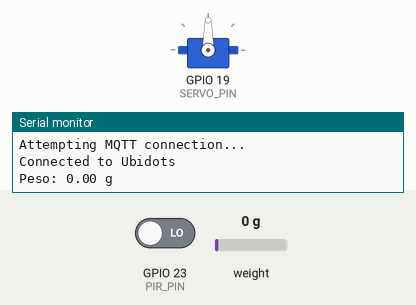
Bench run of a sketch on a simulated ESP32. Shown: servo, the last lines printed to the serial monitor. The inputs (shaded band) are chosen by the test bench; at power-on: GPIO 23 (PIR_PIN) LOW, weight on the scale 0 g. WiFi joins after 1.5 s; servers stay silent unless stated; no MQTT or app messages arrive unless stated.

Above: at 3.7 s.
3.8 s: GPIO 23 (PIR_PIN) driven HIGH
At 14.9 s:
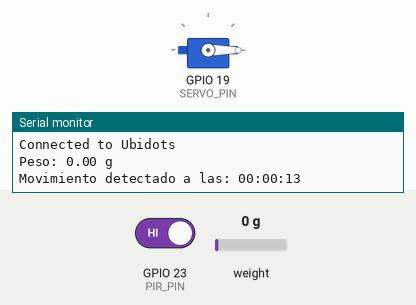
Timing chart, 0 to 17.1 s (numbered marks = the images above; inputs shaded):
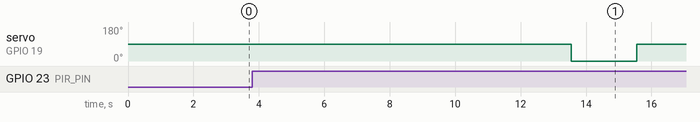

The sketch:

Firmware_nube.ino
```cpp
#include <WiFi.h>
#include <PubSubClient.h>
#include "HX711.h"
#include <ESP32Servo.h>

// Constantes para la conexión WiFi y Ubidots
#define WIFISSID "HONOR X8" // Tu SSID
#define PASSWORD "emiliano1"            // Tu contraseña
#define TOKEN "BBUS-RK5iKYazsWnpo7L6tPpaVWzzY0FUCM" // Token de Ubidots
#define MQTT_CLIENT_NAME "123456AbCde"      // Cliente MQTT
#define VARIABLE_LABEL_PESO "peso"          // Etiqueta de la variable del peso
#define VARIABLE_LABEL_MOV "hora_movimiento" // Etiqueta de la variable de movimiento
#define DEVICE_LABEL "mi-dispositivo"   // Etiqueta del dispositivo en Ubidots

char mqttBroker[] = "industrial.api.ubidots.com";
char payload[200];
char topic[150];

// Espacio para valores
char str_peso[10];
char str_hora_mov[10];

// Pines y objetos para los sensores y actuadores
const int LOADCELL_DOUT_PIN = 5; // Pin DT del HX711
const int LOADCELL_SCK_PIN = 18; // Pin SCK del HX711
const int SERVO_PIN = 19;        // Pin para el servomotor
const int PIR_PIN = 23;          // Pin para el sensor de movimiento

HX711 scale;
Servo myServo;
float factor_de_calibracion = 470588.2; // Factor de calibración ajustado

WiFiClient ubidots;
PubSubClient client(ubidots);

void callback(char *topic, byte *payload, unsigned int length) {
  // Callback para recibir mensajes de Ubidots, si es necesario
}

void reconnect() {
  while (!client.connected()) {
    Serial.println("Attempting MQTT connection...");
    if (client.connect(MQTT_CLIENT_NAME, TOKEN, "")) {
      Serial.println("Connected to Ubidots");
    } else {
      Serial.print("Failed, rc=");
      Serial.print(client.state());
      Serial.println(" try again in 2 seconds");
      delay(2000);
    }
  }
}

void setup() {
  Serial.begin(115200);
  WiFi.begin(WIFISSID, PASSWORD);

  while (WiFi.status() != WL_CONNECTED) {
    delay(500);
    Serial.print(".");
  }

  Serial.println("\nWiFi Connected");
  Serial.println("IP address: ");
  Serial.println(WiFi.localIP());

  client.setServer(mqttBroker, 1883);
  client.setCallback(callback);

  scale.begin(LOADCELL_DOUT_PIN, LOADCELL_SCK_PIN);
  scale.set_scale(factor_de_calibracion);
  scale.tare(); // Ajusta la tara

  myServo.attach(SERVO_PIN);
  pinMode(PIR_PIN, INPUT); // Configura el sensor de movimiento
}

void loop() {
  if (!client.connected()) {
    reconnect();
  }

  // Lectura del peso
  float peso = (scale.get_units(10)*1000)*-1; // Convertimos a gramos
  Serial.print("Peso: ");
  Serial.print(peso);
  Serial.println(" g");

  // Enviar el peso a Ubidots
  sprintf(topic, "%s%s", "/v1.6/devices/", DEVICE_LABEL);
  sprintf(payload, "{\"%s\": {\"value\": %s}}", VARIABLE_LABEL_PESO, dtostrf(peso, 4, 2, str_peso));
  client.publish(topic, payload);

  // Verificar si el peso es menor que 0.01 kg (10 gramos)
  if (peso < 0.01) {
    myServo.write(90); // Abre el servomotor
    delay(10000);      // Mantén el servomotor abierto durante 10 segundos
    myServo.write(0);  // Cierra el servomotor
  }

  // Lectura del sensor de movimiento
  if (digitalRead(PIR_PIN) == HIGH) {
    // Registrar y enviar la hora de detección de movimiento
    unsigned long currentMillis = millis();
    unsigned long seconds = (currentMillis / 1000) % 60;
    unsigned long minutes = (currentMillis / 60000) % 60;
    unsigned long hours = (currentMillis / 3600000) % 24;

    sprintf(str_hora_mov, "%02lu:%02lu:%02lu", hours, minutes, seconds);
    Serial.print("Movimiento detectado a las: ");
    Serial.println(str_hora_mov);

    // Enviar la hora de movimiento a Ubidots
    sprintf(payload, "{\"%s\": {\"value\": \"%s\"}}", VARIABLE_LABEL_MOV, str_hora_mov);
    client.publish(topic, payload);
  }

  client.loop();
  delay(1000);
}
```
